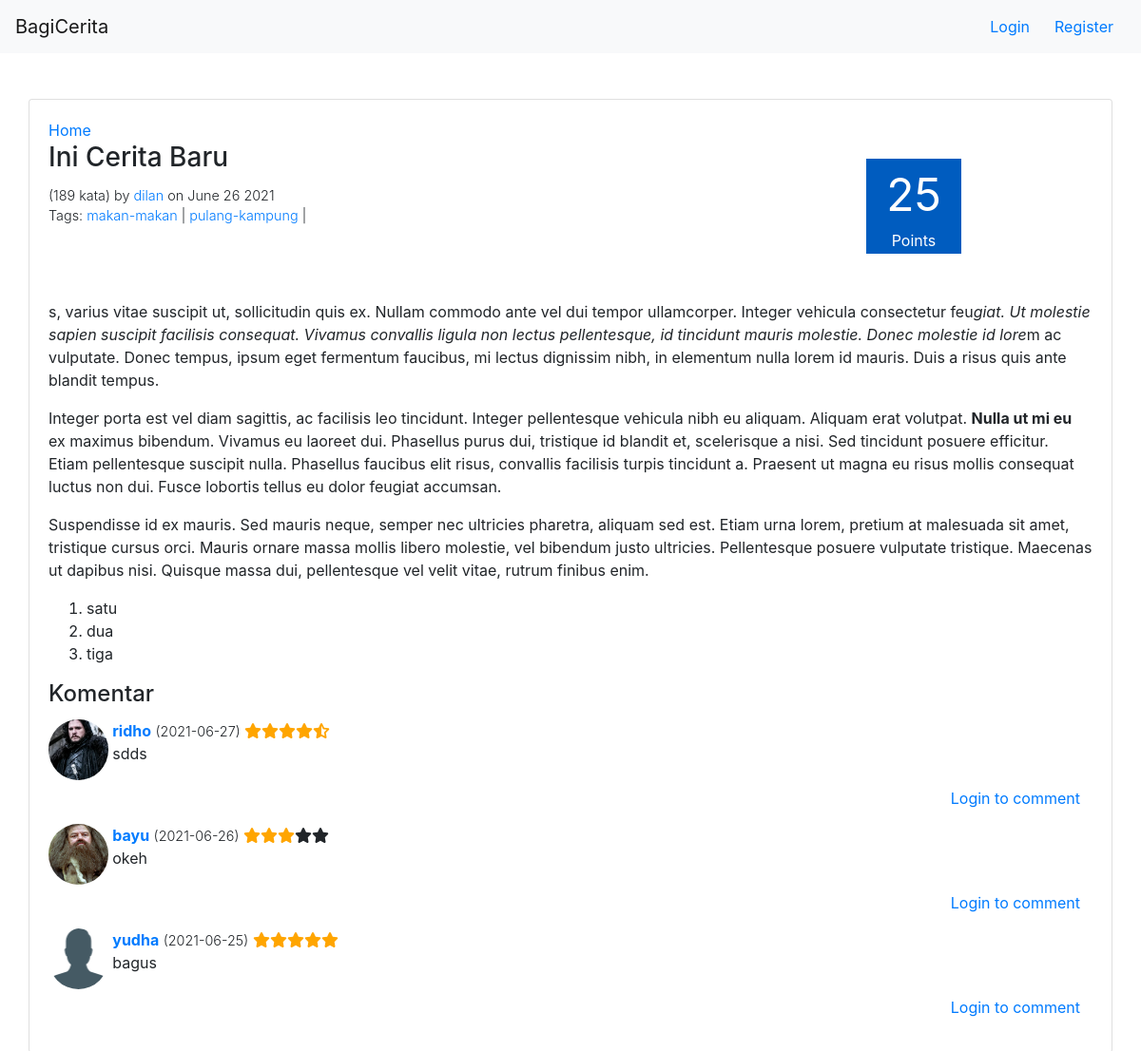
Page /stories/47 on the committed database.
### story/models.py (models this page shows, shortened)
class Story(models.Model):
    title = models.CharField(max_length=120,blank=True)
    date_posted = models.DateTimeField(null=True, blank=True)
    content = RichTextField(blank=True,null=True)
    user = models.ForeignKey(User, on_delete=models.CASCADE,default=None)
    words_count = models.IntegerField(default=0)
    class Meta:
        ordering = ["-date_posted"]

class Tag(models.Model):
    name = models.CharField(max_length=120,blank=True)
    stories = models.ManyToManyField(Story)

class Comment(models.Model):
    content = models.TextField(blank=True,null=True)
    user = models.ForeignKey(User, on_delete=models.CASCADE,default=None)
    story = models.ForeignKey(Story, on_delete=models.CASCADE,default=None)
    replied_comment_id = models.IntegerField(default=0)
    rating = models.IntegerField(default=1)
    read_status = models.BooleanField(default=False)
    date_posted = models.DateTimeField(null=True, blank=True)
    class Meta:
        ordering = ["-date_posted"]

### user/models.py (models this page shows, shortened)
class Profile(models.Model):
    user = models.OneToOneField(User, on_delete=models.CASCADE)
    nama_lengkap = models.CharField(max_length=30, blank=True)
    tanggal_lahir = models.DateField(null=True, blank=True)
    kota = models.CharField(max_length=30, blank=True)
    tentang_saya = models.TextField(blank=True)
    profile_picture = models.ImageField(upload_to='profile_picture',blank=True)
    points = models.IntegerField(default=20)
    Laki = 'L'
    Perempuan = 'P'
    GENDER_CHOICES = [
        (Laki, 'Laki-laki'),
        (Perempuan, 'Perempuan'),
    ]
    gender = models.CharField(max_length=30,blank=True, choices=GENDER_CHOICES)

### story/views.py (the view, shortened to what this page needs)
# urls.py: path('<int:story_id>',story_view,name="story"),
def story_view(request,story_id):
    story = Story.objects.get(id=story_id)
    context={
        "id":story_id,
        "story":get_story(story),
        "comments":get_comments(story_id),
        "have_commented":"False"
    }
    for comment in context['comments']:
        if(comment.user.id == request.user.id):
            context['have_commented']="True"
    return render(request,"story/story.html",context)

### bagicerita/context_processor.py (called while the page is built)
def get_auth_form(request):
    registerForm = UserCreationForm()
    return{
        'register_form':registerForm
    }

def check_if_logged_in(request):
    if request.user.is_authenticated:
        return{
            'logged_in':True,
            'username':request.user.username
        }
    else:
        return {
            'logged_in':False
        }

### bagicerita/helpers.py (called while the page is built)
def get_story(story):
    story.tags = story.tag_set.all()
    story.date_posted = story.date_posted.strftime("%B %d %Y")
    story = calculate_story_rating(story)
    return story

def get_comments(story_id):
    story_comments = Story.objects.get(id=story_id).comment_set.filter(replied_comment_id=0)
    return iterate_through_comments_and_get_replies(story_comments)

def get_replies(comment_id):
    comment_replies = Comment.objects.filter(replied_comment_id=comment_id)
    return iterate_through_comments_and_get_replies(comment_replies)

def iterate_through_comments_and_get_replies(comments):
    for comment in comments:
        comment.replies = get_replies(comment.id)
    return comments

def calculate_story_rating(story):
    comments = story.comment_set.filter(replied_comment_id=0)
    story_rating=0
    for comment in comments:
        story_rating+=comment.rating
    story.rating = story_rating
    return story

### story/templatetags/story_tags.py (called while the page is built)
@register.filter(name="render_rating")
def render_rating(rating):
    rating_html = ""
    rating_counter=0
    for x in range(5):
        if(rating_counter>=rating):
           rating_html+="<span class='fa fa-star'></span>"
        elif(rating_counter+2>rating):
            rating_html+="<span class='fas fa-star-half-alt checked'></span>"
            rating_counter+=1
        else:
            rating_html+="<span class='fa fa-star checked'></span>"
            rating_counter+=2
    return mark_safe(rating_html)

@register.inclusion_tag('story/comment.html')
def comment_tag(comment,request):
    return {'comment' : comment,'request':request}

### templates/story/story.html (shortened to what this page needs)
{% extends 'base.html' %}
{% load story_tags %}
{% block content %}
    {% include 'navbar.html' %}
    <div class="container">
        <div class="row mt-5">
            <div class="card" style="width: 100%">
                <div class="card-body">
                    <a href="/stories">Home</a>
                    <div class="story">
                        <div class="story-info-container">
                            <div class="story-info mb-5">
                                <h3 class="card-title">{{story.title}}</h3>
                                <span class="text-story-info font-weight-light">({{story.words_count}} kata) by <a href="/user/{{story.user.username}}/profile">{{story.user.username}}</a> on {{story.date_posted}}</span>
                                <span class="text-story-info tags font-weight-light">Tags:
                                    {% for tag in  story.tags%}
                                        <a href="/stories?tag={{tag.name}}">{{tag.name}}</a> |
                                    {% endfor %}
                                </span>
                            </div>
                            <div class="score-box story-page mr-2">
                                <div class="points-number text-center mb-0">{{story.rating}}</div>
                                <div class="points-text text-center">Points</div>
                            </div>
                        </div>
                        <div class="story-content">
                            {{story.content | safe}}
                        </div>
                    </div>
                    <div class="comments">
                        <h4 class="card-title">Komentar</h4>
                        {% for comment in comments %}
                            {% comment_tag comment request%}
                        {% endfor %}
                    </div>
                </div>
            </div>
        </div>
    </div>
{% endblock %}

### templates/story/comment.html (shortened to what this page needs)
{% load story_tags %}
<div style="display:flex">
    <div {% if comment.user.profile.profile_picture %} style="background-image: url('/media/{{ comment.user.profile.profile_picture }}')" {% endif %} class="profile-img img-comment mr-1"></div>
    <div class="comment mb-2">
        <h6 class="user font-weight-bold"><a href="/user/{{comment.user.username}}/profile">{{comment.user.username}}</a></h6>
        <span class="date font-weight-light">({{comment.date_posted |date:'Y-m-d'}})</span>
        {% if comment.replied_comment_id == 0 %}
            <span class="rating">
                {{ comment.rating | render_rating }}
            </span>
        {% endif %}
        <p class="content">{{comment.content}}</p>
        <div class="login-to-comment">
            {% if request.user.is_authenticated %}
                <button onclick="showReplyBox(this)" type="button" data-target="reply-box-{{comment.id}}" class="btn btn-link">Reply</button>
                <form method="POST" class="reply-box" id="reply-box-{{comment.id}}">
                    {% csrf_token %}
                    <div class="form-group no-gutters">
                        <textarea required class="form-control" name="content" id="exampleFormControlTextarea1" rows="3"></textarea>
                    </div>
                    <div class="container-button-submit">
                        <button type="submit" class="btn btn-primary">Submit</button>
                    </div>
                    <input type="hidden" name="replied_comment_id" value="{{comment.id}}">
                </form>
            {%else %}
                <button type="button" data-bs-toggle="modal" data-bs-target="#loginModal" class="btn btn-link">Login to comment</button>
            {% endif %}
        </div>
    </div>
</div>

### static/style.css (style rules this page uses)
.score-box { background-color: #0b6623; background-color: #005CBF; color: white; height: 80px; width: 80px; display: flex; justify-content: center; align-items: center; flex-direction: column; }
.score-box.story-page { height: 100px; width: 100px; }
.points-number { font-size: 2em; }
.points-text { font-size: 0.7em; }
.score-box.story-page .points-number { font-size: 3em; }
.score-box.story-page .points-text { font-size: 1em; }
.story-info-container { display: flex; justify-content: space-between; padding-right: 130px; align-items: center; margin-bottom: 30px; }
.text-story-info { display: block; font-size: 0.9em; }
.comment { width: 95%; }
.comment .user { display: inline; }
.comment .login-to-comment { text-align: right; }
.comment .date { font-size: 0.9em; }
.checked { color: orange; }
.profile-img { background-position: center; background-size: cover; background-image: url('http://localhost:8000/static/user/man.svg'); width: 128px; height: 128px; border-radius: 50%; }
.profile-img.img-comment { width: 64px; height: 64px; }

### rows in the picture
Story: title "Ini Cerita Baru", words_count "189", user.username "dilan", date_posted "June 26 2021", rating "25", content "s, varius vitae suscipit ut, sollicitudin quis ex. Nullam commodo ante vel dui tempor ullamcorper. Integer vehicula consectetur feu giat. Ut molestie sapien suscipit facilisis consequat. Vivamus convallis ligula non lectus pellentesque, id tincidunt mauris molestie. Donec molestie id lore m ac vulputate. Donec tempus, ipsum eget fermentum faucibus, mi lectus dignissim nibh, in elementum nulla lorem id mauris. Duis a risus quis ante blandit tempus. Integer porta est vel diam sagittis, ac facilisis leo tincidunt. Integer pellentesque vehicula nibh eu aliquam. Aliquam erat volutpat. Nulla ut mi eu ex maximus bibendum. Vivamus eu laoreet dui. Phasellus purus dui, tristique id blandit et,…"
Tag: name "makan-makan"
Tag: name "pulang-kampung"
Comment: user.profile_picture (picture), user.username "ridho", date_posted "2021-06-27", rating 9 (drawn), content "sdds"
Comment: user.profile_picture (picture), user.username "bayu", date_posted "2021-06-26", rating 6 (drawn), content "okeh"
Comment: user.username "yudha", date_posted "2021-06-25", rating 10 (drawn), content "bagus"
